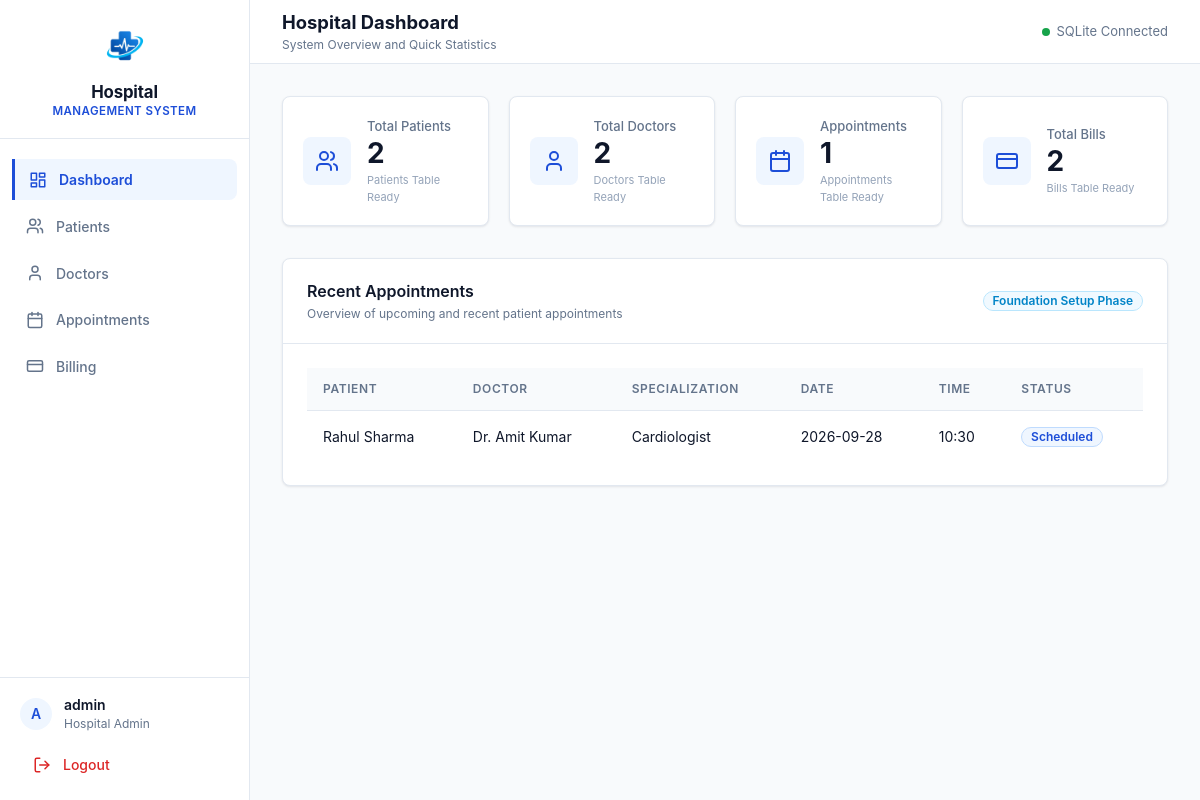
/dashboard (signed in), run on the app's committed database.
### tables this page shows
CREATE TABLE appointments (
            appointment_id INTEGER PRIMARY KEY AUTOINCREMENT,
            patient_id INTEGER NOT NULL,
            doctor_id INTEGER NOT NULL,
            appointment_date TEXT NOT NULL,
            appointment_time TEXT NOT NULL,
            status TEXT NOT NULL,
            FOREIGN KEY (patient_id) REFERENCES patients (patient_id),
            FOREIGN KEY (doctor_id) REFERENCES doctors (doctor_id)
        );

CREATE TABLE patients (
            patient_id INTEGER PRIMARY KEY AUTOINCREMENT,
            name TEXT NOT NULL,
            age INTEGER NOT NULL,
            gender TEXT NOT NULL,
            phone TEXT NOT NULL,
            address TEXT NOT NULL
        );

CREATE TABLE doctors (
            doctor_id INTEGER PRIMARY KEY AUTOINCREMENT,
            name TEXT NOT NULL,
            specialization TEXT NOT NULL,
            phone TEXT NOT NULL
        );

### app.py (the view)
@app.route("/dashboard")
@login_required
def dashboard():
    database = get_database_connection()
    patient_record = database.execute(
        "SELECT COUNT(patient_id) AS total FROM patients"
    ).fetchone()
    doctor_record = database.execute(
        "SELECT COUNT(doctor_id) AS total FROM doctors"
    ).fetchone()
    appointment_record = database.execute(
        "SELECT COUNT(appointment_id) AS total FROM appointments"
    ).fetchone()
    bill_record = database.execute(
        "SELECT COUNT(bill_id) AS total FROM bills"
    ).fetchone()
    statistics = {
        "total_patients": patient_record["total"] if patient_record else 0,
        "total_doctors": doctor_record["total"] if doctor_record else 0,
        "total_appointments": appointment_record["total"] if appointment_record else 0,
        "total_bills": bill_record["total"] if bill_record else 0,
    }
    recent_appointments = database.execute("""
        SELECT
            appointments.appointment_id,
            appointments.appointment_date,
            appointments.appointment_time,
            appointments.status,
            patients.name AS patient_name,
            doctors.name AS doctor_name,
            doctors.specialization AS doctor_specialization
        FROM appointments
        INNER JOIN patients ON appointments.patient_id = patients.patient_id
        INNER JOIN doctors ON appointments.doctor_id = doctors.doctor_id
        ORDER BY appointments.appointment_id DESC
        LIMIT 5
        """).fetchall()
    return render_template(
        "dashboard.html",
        statistics=statistics,
        recent_appointments=recent_appointments,
    )

### app.py (called while the page is built)
def get_database_connection():
    if "database" not in g:
        g.database = sqlite3.connect(DATABASE_PATH)
        g.database.row_factory = sqlite3.Row
        g.database.execute("PRAGMA foreign_keys = ON")
    return g.database

@app.teardown_appcontext
def close_database_connection(exception=None):
    database = g.pop("database", None)
    if database is not None:
        database.close()

def login_required(view_function):
    @wraps(view_function)
    def decorated_function(*args, **kwargs):
        if "user" not in session:
            return redirect(url_for("login"))
        return view_function(*args, **kwargs)
    return decorated_function

### templates/dashboard.html (shortened to what this page needs)
{% extends "base.html" %}
{% block header_title %}Hospital Dashboard{% endblock %}
{% block header_subtitle %}System Overview and Quick Statistics{% endblock %}
{% block content %}
<div class="stats-grid">
  <div class="stat-card">
    <div class="stat-icon-wrapper">
    </div>
    <div class="stat-details">
      <span class="stat-label">Total Patients</span>
      <span class="stat-value">{{ statistics.total_patients }}</span>
      <span class="stat-note">Patients Table Ready</span>
    </div>
  </div>
  <div class="stat-card">
    <div class="stat-icon-wrapper">
      <svg width="24" height="24" viewBox="0 0 24 24" fill="none" stroke="currentColor" stroke-width="2" stroke-linecap="round" stroke-linejoin="round" aria-hidden="true">
        <path d="M19 21v-2a4 4 0 0 0-4-4H9a4 4 0 0 0-4 4v2"/>
        <circle cx="12" cy="7" r="4"/>
      </svg>
    </div>
    <div class="stat-details">
      <span class="stat-label">Total Doctors</span>
      <span class="stat-value">{{ statistics.total_doctors }}</span>
      <span class="stat-note">Doctors Table Ready</span>
    </div>
  </div>
  <div class="stat-card">
    <div class="stat-icon-wrapper">
    </div>
    <div class="stat-details">
      <span class="stat-label">Appointments</span>
      <span class="stat-value">{{ statistics.total_appointments }}</span>
      <span class="stat-note">Appointments Table Ready</span>
    </div>
  </div>
  <div class="stat-card">
    <div class="stat-icon-wrapper">
      <svg width="24" height="24" viewBox="0 0 24 24" fill="none" stroke="currentColor" stroke-width="2" stroke-linecap="round" stroke-linejoin="round" aria-hidden="true">
        <rect x="2" y="5" width="20" height="14" rx="2"/>
        <line x1="2" y1="10" x2="22" y2="10"/>
      </svg>
    </div>
    <div class="stat-details">
      <span class="stat-label">Total Bills</span>
      <span class="stat-value">{{ statistics.total_bills }}</span>
      <span class="stat-note">Bills Table Ready</span>
    </div>
  </div>
</div>
<div class="content-card">
  <div class="content-card-header">
    <div class="card-title-group">
      <h2 class="card-title">Recent Appointments</h2>
      <p class="card-description">Overview of upcoming and recent patient appointments</p>
    </div>
    <span class="badge badge-info">Foundation Setup Phase</span>
  </div>
  <div class="content-card-body">
    {% if recent_appointments %}
      <div class="table-responsive">
        <table class="data-table">
          <thead>
            <tr>
              <th>Patient</th>
              <th>Doctor</th>
              <th>Specialization</th>
              <th>Date</th>
              <th>Time</th>
              <th>Status</th>
            </tr>
          </thead>
          <tbody>
            {% for appointment in recent_appointments %}
              <tr>
                <td>{{ appointment.patient_name }}</td>
                <td>{{ appointment.doctor_name }}</td>
                <td>{{ appointment.doctor_specialization }}</td>
                <td>{{ appointment.appointment_date }}</td>
                <td>{{ appointment.appointment_time }}</td>
                <td>
                  <span class="badge badge-primary">{{ appointment.status }}</span>
                </td>
              </tr>
            {% endfor %}
          </tbody>
        </table>
      </div>
    {% endif %}
  </div>
</div>
{% endblock %}

### static/css/style.css (style rules this page uses)
:root { --primary: #1d4ed8; --primary-hover: #1e40af; --primary-light: #eff6ff; --primary-border: #bfdbfe; --text-main: #0f172a; --text-muted: #64748b; --text-subtle: #94a3b8; --bg-body: #f8fafc; --bg-surface: #ffffff; --border-color: #e2e8f0; --color-success: #16a34a; --color-success-bg: #f0fdf4; --color-success-border: #bbf7d0; --color-warning: #d97706; --color-warning-bg: #fffbeb; --color-warning-border: #fde68a; --color-danger: #dc2626; --color-danger-bg: #fef2f2; --color-danger-border: #fecaca; --color-info: #0284c7; --color-info-bg: #f0f9ff; --color-info-border: #bae6fd; --radius-sm: 4px; --radius-md: 8px; --radius-lg: 12px; --shadow-sm: 0 1px 3px 0 rgba(15, 23, 42, 0.06), 0 1px 2px 0 rgba(15, 23, 42, 0.04); --shadow-md: 0 4px 6px -1px rgba(15, 23, 42, 0.08), 0 2px 4px -2px rgba(15, 23, 42, 0.05); --font-sans: -apple-system, BlinkMacSystemFont, "Segoe UI", Roboto, "Helvetica Neue", Arial, sans-serif; }
*, *::before, *::after { box-sizing: border-box; }
html, body { margin: 0; padding: 0; font-family: var(--font-sans); background-color: var(--bg-body); color: var(--text-main); line-height: 1.5; -webkit-font-smoothing: antialiased; }
.stats-grid { display: grid; grid-template-columns: repeat(4, 1fr); gap: 1.25rem; margin-bottom: 2rem; }
.stat-card { background-color: var(--bg-surface); border: 1px solid var(--border-color); border-radius: var(--radius-md); padding: 1.25rem; display: flex; align-items: center; gap: 1rem; box-shadow: var(--shadow-sm); }
.stat-icon-wrapper { width: 48px; height: 48px; border-radius: var(--radius-md); background-color: var(--primary-light); color: var(--primary); display: flex; align-items: center; justify-content: center; flex-shrink: 0; }
.stat-details { display: flex; flex-direction: column; }
.stat-label { font-size: 0.8125rem; font-weight: 500; color: var(--text-muted); }
.stat-value { font-size: 1.75rem; font-weight: 700; color: var(--text-main); line-height: 1.2; }
.stat-note { font-size: 0.6875rem; color: var(--text-subtle); margin-top: 0.125rem; }
.content-card { background-color: var(--bg-surface); border: 1px solid var(--border-color); border-radius: var(--radius-md); box-shadow: var(--shadow-sm); margin-bottom: 2rem; overflow: hidden; }
.content-card-header { padding: 1.25rem 1.5rem; border-bottom: 1px solid var(--border-color); display: flex; align-items: center; justify-content: space-between; }
.card-title-group { display: flex; flex-direction: column; }
.card-title { font-size: 1rem; font-weight: 600; color: var(--text-main); margin: 0; }
.card-description { font-size: 0.75rem; color: var(--text-muted); margin: 0.125rem 0 0 0; }
.content-card-body { padding: 1.5rem; }
.table-responsive { width: 100%; overflow-x: auto; }
.data-table { width: 100%; border-collapse: collapse; text-align: left; font-size: 0.875rem; }
.data-table th { background-color: var(--bg-body); color: var(--text-muted); font-weight: 600; font-size: 0.75rem; text-transform: uppercase; letter-spacing: 0.05em; padding: 0.75rem 1rem; border-bottom: 1px solid var(--border-color); }
.data-table td { padding: 0.875rem 1rem; border-bottom: 1px solid var(--border-color); color: var(--text-main); vertical-align: middle; }
.data-table tbody tr:last-child td { border-bottom: none; }
.badge { display: inline-flex; align-items: center; padding: 0.2rem 0.55rem; border-radius: 9999px; font-size: 0.75rem; font-weight: 600; line-height: 1; }
.badge-primary { background-color: var(--primary-light); color: var(--primary); border: 1px solid var(--primary-border); }
.badge-info { background-color: var(--color-info-bg); color: var(--color-info); border: 1px solid var(--color-info-border); }

### data on the page
appointments: patient_name "Rahul Sharma", doctor_name "Dr. Amit Kumar", doctor_specialization "Cardiologist", appointment_date "2026-09-28", appointment_time "10:30", status "Scheduled"

### other printed values
{{ session.get('user', 'Administrator') }} "admin"
{{ statistics.total_patients }} "2"
{{ statistics.total_doctors }} "2"
{{ statistics.total_appointments }} "1"
{{ statistics.total_bills }} "2"
